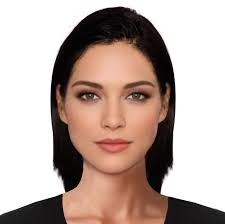
#> input picture img/face.jpg, 225 x 224 px
$ python face.py
#> lines starting #> are read from the running program, lines starting #| are printed output that depends on the picture; after the words box and inside, x2 and y2 are one past the last pixel; in counts of white or black regions, pixels touching at a corner belong together
import numpy as np
import cv2

face_cascade = cv2.CascadeClassifier('data/haarcascades/haarcascade_frontalface_default.xml')
eye_cascade = cv2.CascadeClassifier('data/haarcascades/haarcascade_eye.xml')

img = cv2.imread('img/face.jpg')
#> img is the input picture: shape (224, 225, 3); mean B, G, R 160.9, 168.7, 187
gray = cv2.cvtColor(img, cv2.COLOR_BGR2GRAY)
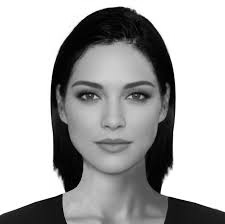
#> gray: shape (224, 225); min 0, max 255, mean 173.3
faces = face_cascade.detectMultiScale(gray, 1.3, 5)
#> faces = [[56, 51, 117, 117]]
for (x,y,w,h) in faces:
    img = cv2.rectangle(img,(x,y),(x+w,y+h),(255,0,0),1)
    roi_gray = gray[y:y+h, x:x+w]
    roi_color = img[y:y+h, x:x+w]

    cv2.rectangle(img,(x,y),(x+w,y-16),(255,100,0),-1)
    #cv2.putText(img, 'Bruna', (x+10, y-2), cv2.FONT_HERSHEY_PLAIN,1.2,(255, 255, 255))

    i = 0
    listEyesEx = []
    listEyesEy = []
    eyes = eye_cascade.detectMultiScale(roi_gray)
    for (ex,ey,ew,eh) in eyes:
        cv2.rectangle(roi_color,(ex,ey),(ex+ew,ey+eh),(255,100,0),1)
        #scv2.line(roi_color, (ex, ey), (ew, eh), (255,100,0), 1)
        #cv2.rectangle(roi_color,(ex,ey),(ew, eh),(255,100,0),-1)
        listEyesEx.append(ex)
        listEyesEy.append(ey)
    val = listEyesEx[1] - listEyesEx[0]
    if(val == 92):
        cv2.putText(img, 'Bruno', (x+10, y-2), cv2.FONT_HERSHEY_PLAIN,1.2,(255, 255, 255))
    elif(val == 50):
    	cv2.putText(img, 'Bruna', (x+10, y-2), cv2.FONT_HERSHEY_PLAIN,1.2,(255, 255, 255))
#> this loop made 1 pass
#> (x, y, w, h, i, eyes, val) on pass 1: (56, 51, 117, 117, 0, [[16, 29, 30, 30], [67, 31, 29, 29]], 51)
#> pass 1, `img = cv2.rectangle(img,(x,y),(x+w,y+h),(255,0,0),1)`:
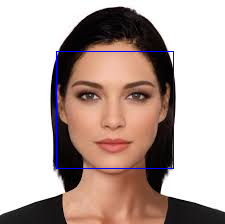
#> img: shape (224, 225, 3); 0.93% of pixels changed, all inside (x1, y1, x2, y2) = (56, 51, 174, 169)
#> pass 1, `roi_gray = gray[y:y+h, x:x+w]`:
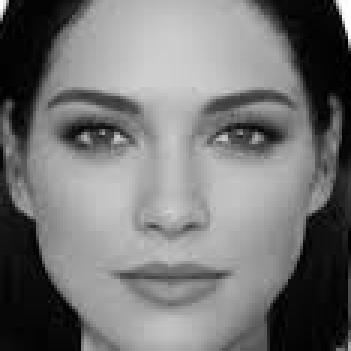
#> roi_gray: shape (117, 117) (shown 3 times larger); min 0, max 254, mean 116.9
#> pass 1, `roi_color = img[y:y+h, x:x+w]`:
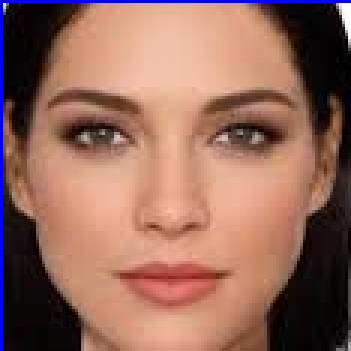
#> roi_color: shape (117, 117, 3) (shown 3 times larger); mean B, G, R 90.9, 105.1, 147.6
#> after the loop:
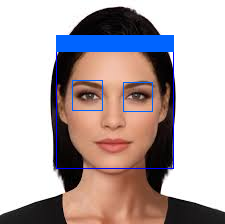
#> img: shape (224, 225, 3); 4.45% of pixels changed, all inside (x1, y1, x2, y2) = (56, 35, 174, 112)
#> after the loop:
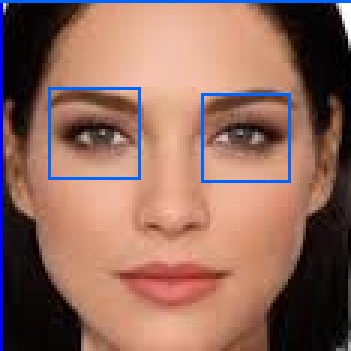
#> roi_color: shape (117, 117, 3) (shown 3 times larger); 2.58% of pixels changed, all inside (x1, y1, x2, y2) = (0, 0, 117, 61)

print(val)
#| 51

cv2.imshow('Face com partes detectadas',img)
cv2.waitKey(0)
cv2.destroyAllWindows()
